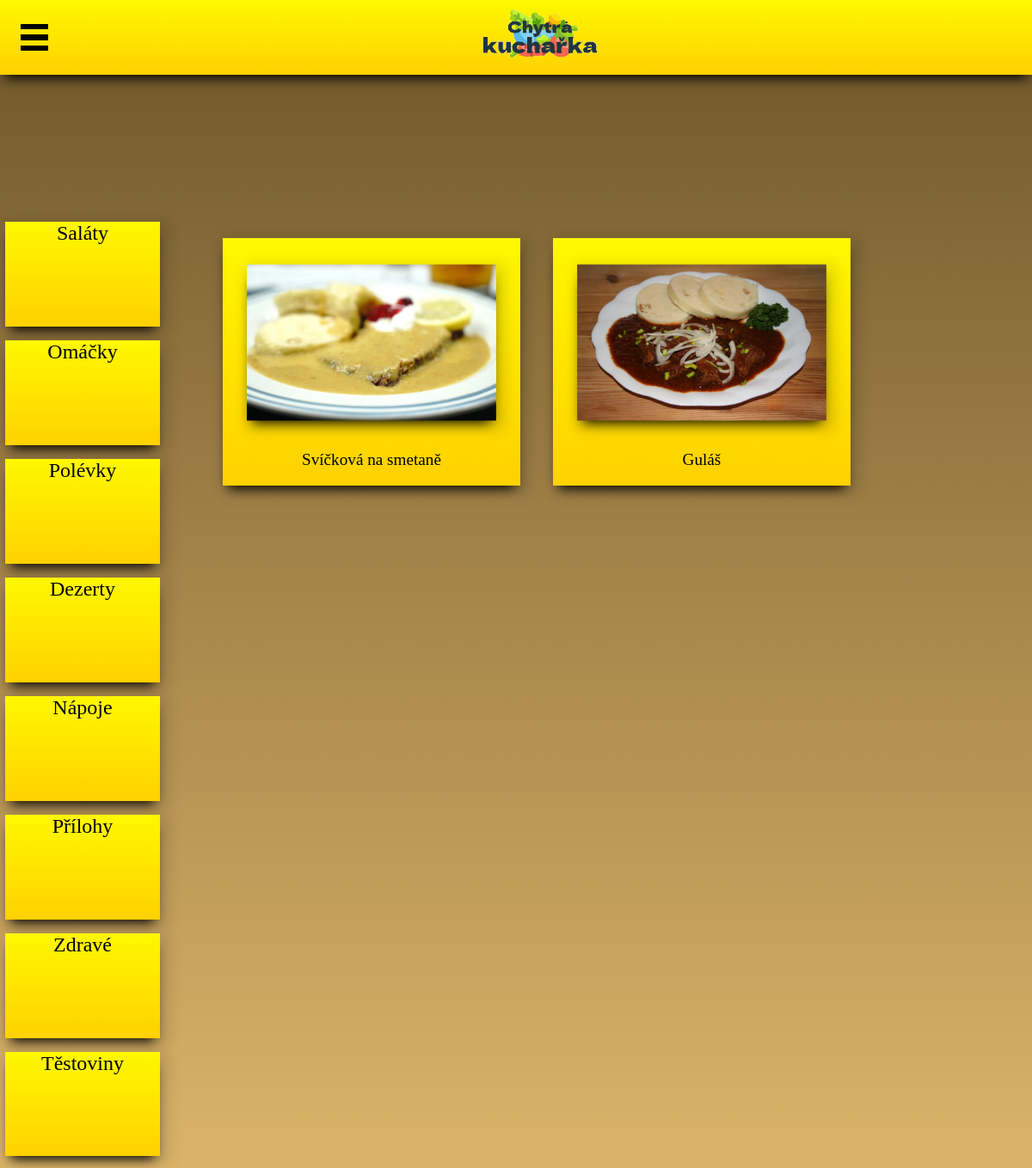
Screenshot of /?page=2 with the database file from the repository.
### tables this page shows
CREATE TABLE `kategorie` (
  `id` int(10) UNSIGNED NOT NULL,
  `nazev` varchar(45) NOT NULL
);

### DATA/kategorie.php (called while the page is built, shortened)
<?php
class Kategorie{
    private $query;
    public function __construct($db_connect){
        $this->query = "SELECT id, nazev FROM kategorie";
        return $this->query = mysqli_query($db_connect, $this->query);
    }
    public function get_data(){
        foreach($this->query as $this->kategorie){
            $id = $this->kategorie["id"];
            $nazev = $this->kategorie["nazev"];
            $arr[] = $id."/".$nazev;
        }
        return $arr;
    }
}

### index.php (the view, shortened to what this page needs)
<?php
    require_once("DATA/kategorie.php");
    $page = $_GET["page"] ?? "home";
    $conn = (new Database)->connect();
    $kategorie = (new Kategorie($conn))->get_data();
    foreach($kategorie as $kat_row){
        $kat_rows[] = explode("/", $kat_row);
    }
?>
<!DOCTYPE html>
<html lang="cs">
<head>
    <link rel="stylesheet" href="STYLE/style.css">
</head>
<body>
    <?php
    echo "<header><div class='filtr_button' id='toggle' class='filtr' onclick='toggle_filtr()' value='filtr'><div id='one' class='one'></div><div id='two' class='two'></div><div id='three' class='three'></div></div><img src='PICS/logo.png' alt='logo Chytrá kuchařka' class='logo' onclick=\"location.href='?page=home'\"></header>";
    echo "<div class='kat_menu'>";
            foreach($kat_rows as $row){
                echo "<div class='kat_button' onclick=\"location.href ='?page=$row[0]'\">$row[1]</div>";
            }
        echo "</div>";
    if(is_numeric($page)){
        echo "<div class='recept_list'>";
        $query = mysqli_query($conn, "SELECT DISTINCT nazev, obrazek FROM recept WHERE kategorie_id = $page");
        foreach($query as $recept_data){
            echo "<div class='recept_button' onclick=\"location.href ='?page=$recept_data[nazev]'\"><img src='PICS/$recept_data[obrazek]' alt='$recept_data[nazev]' class='recept_pic'>$recept_data[nazev]</div>";
        }
    }
    echo "</div>";
    ?>
</body>
</html>

### STYLE/style.css (style rules this page uses)
body { background-image: linear-gradient(rgb(110, 86, 42), rgb(219, 180, 105)); background-attachment: fixed; width: 100%; height: 100%; margin: 0px; padding: 0px; font-size: 1.2em; font-family: 'Times New Roman'; }
header { display: flex; align-items: center; width: 100%; background-image: linear-gradient(rgba(255,248,0,1), rgba(255,209,0,1)); box-shadow: 0px 10px 13px -7px #000000, 5px 5px 15px 5px rgba(0,0,0,0.12); margin-bottom: 1%; z-index: 1000; }
.logo { margin: auto; }
.kat_menu { position: fixed; width: 15%; height: 80%; bottom: 1%; left: 0.5%; display: flex; flex-direction: column; row-gap: 1.5%; z-index: -3; }
.kat_button { width: 100%; height: 80%; font-size: 1.5em; text-align: center; word-wrap:break-word; background-image: linear-gradient(rgba(255,248,0,1), rgba(255,209,0,1)); box-shadow: 0px 10px 13px -7px #000000, 5px 5px 15px 5px rgba(0,0,0,0.12); vertical-align: middle; }
.recept_list { position: fixed; left: 20%; bottom: 1%; width: 80%; height: 80%; display: flex; flex-wrap: wrap; justify-content: left; overflow-y: scroll; overflow-x: hidden; }
.recept_button { height: 15em; width: 18em; text-align: center; margin: 2%; background-image: linear-gradient(rgba(255,248,0,1), rgba(255,209,0,1)); box-shadow: 0px 10px 13px -7px #000000, 5px 5px 15px 5px rgba(0,0,0,0.12); font-size: 1.2em; }
.recept_pic { width: 80%; margin: 10%; height: 60%; box-shadow: 0px 10px 13px -7px #000000, 5px 5px 15px 5px rgba(0,0,0,0.12); transform: scale(1.05); }
.filtr_button { width: 2em; height: 2em; margin-left: 2%; display: flex; flex-direction: column; justify-content: space-between; }
.one { background-color: black; width: 100%; height: 20%; }
.two { background-color: black; width: 100%; height: 20%; }
.three { background-color: black; width: 100%; height: 20%; }
@media only screen and (max-width: 1200px) { body { font-size: 1em; } }

### rows the page displays
kategorie: nazev "Saláty"
kategorie: nazev "Omáčky"
kategorie: nazev "Polévky"
kategorie: nazev "Dezerty"
kategorie: nazev "Nápoje"
kategorie: nazev "Přílohy"
kategorie: nazev "Zdravé"
kategorie: nazev "Těstoviny"

### other values shown
$recept_data[nazev] "Svíčková na smetaně"
$recept_data[nazev] "Guláš"
